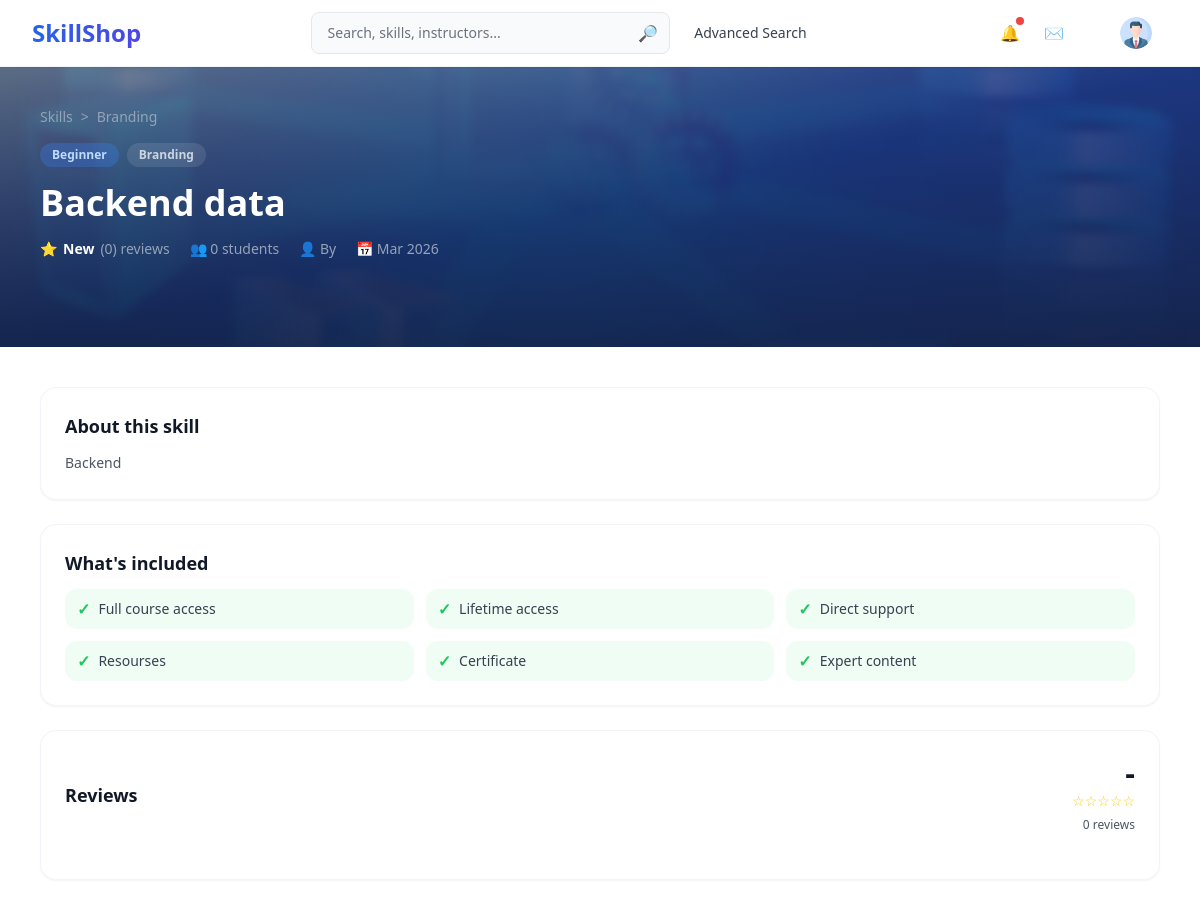
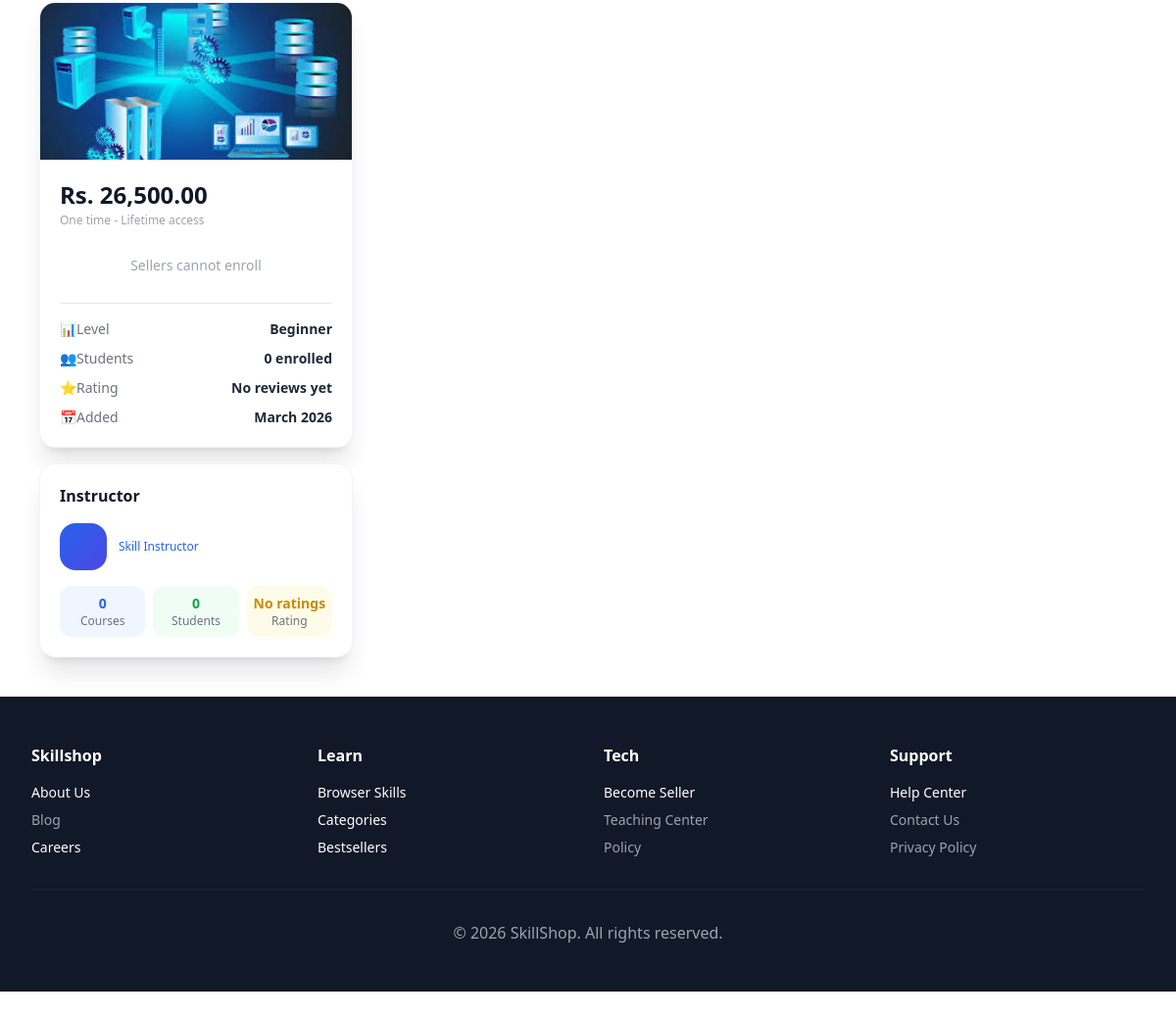
The page /product-view.php?id=31 (signed in) on the database its author committed (2 pictures, top to bottom).
### tables this page shows
CREATE TABLE IF NOT EXISTS `product` (
  `id` INT NOT NULL AUTO_INCREMENT,
  `seller_id` INT NOT NULL,
  `category_id` INT NOT NULL,
  `title` VARCHAR(150) NOT NULL,
  `description` TEXT NULL DEFAULT NULL,
  `price` DECIMAL(10,2) NOT NULL,
  `level` ENUM('Beginner', 'Intermediate', 'Advanced') NOT NULL DEFAULT 'Beginner',
  `image_url` VARCHAR(255) NULL DEFAULT NULL,
  `created_at` TIMESTAMP NULL DEFAULT CURRENT_TIMESTAMP,
  `updated_at` TIMESTAMP NULL DEFAULT CURRENT_TIMESTAMP ON UPDATE CURRENT_TIMESTAMP,
  `status` ENUM('active', 'inactive') NOT NULL DEFAULT 'active',
  PRIMARY KEY (`id`),
  INDEX `fk_product_user1_idx` (`seller_id` ASC) VISIBLE,
  INDEX `fk_product_category1_idx` (`category_id` ASC) VISIBLE,
  CONSTRAINT `fk_product_category1`
    FOREIGN KEY (`category_id`)
    REFERENCES `category` (`id`),
  CONSTRAINT `fk_product_user1`
    FOREIGN KEY (`seller_id`)
    REFERENCES `user` (`id`));

CREATE TABLE IF NOT EXISTS `category` (
  `id` INT NOT NULL AUTO_INCREMENT,
  `name` VARCHAR(100) NOT NULL,
  PRIMARY KEY (`id`),
  UNIQUE INDEX `name_UNIQUE` (`name` ASC) VISIBLE);

### db/connection.php (called while the page is built, shortened)
<?php
class Database
{
    public static $connection;
    public static function getConnection()
    {
        if (!isset(self::$connection)) {
            self::$connection = new mysqli("localhost", "root", "your_mysql_password", "skillshop_db", 3306);
        }
        return self::$connection;
    }
    public static function search($query, $types = null, $params = [])
    {
        $conn = self::getConnection();
        $statement = $conn->prepare($query);
        if ($types !== null && !empty($params)) {
            $statement->bind_param($types, ...$params);
        }
        $statement->execute();
        $result = $statement->get_result();
        return $result;
    }
}

### product-view.php (the view, shortened to what this page needs)
<?php
require_once "db/connection.php";
$productId = intval($_GET["id"] ?? 0);
$p = Database::search(
    "SELECT
        p.*,
        c.`name` AS `cat_name`,
        u.`fname`,
        u.`lname`,
        u.`id` AS `sid`,
        u.`created_at` AS `s_joined`
     FROM `product` p
     LEFT JOIN `category` c ON p.`category_id` = c.`id`
     LEFT JOIN `user` u ON p.`seller_id` = u.`id`
     WHERE p.`id` = ? AND p.`status` = 'active'",
    "i",
    [$productId]
);
$p = $p->fetch_assoc();
$rs = Database::search(
    "SELECT AVG(`rating`) AS `r`, COUNT(*) AS `c`
     FROM `feedback`
     WHERE `product_id` = ?",
    "i",
    [$productId]
)->fetch_assoc();
$sc = Database::search(
    "SELECT COUNT(DISTINCT `user_id`) AS `c`
     FROM `order`
     WHERE `product_id` = ?",
    "i",
    [$productId]
)->fetch_assoc();
$avgR = $rs["r"] ? round($rs["r"], 1) : 0;
$revC = intval($rs["c"]);
$stuc = intval($sc["c"]);
$ss = Database::search(
    "SELECT
        COUNT(DISTINCT p.`id`) AS `tc`,
        COUNT(DISTINCT o.`user_id`) AS `ts`,
        AVG(COALESCE(f.`rating`, 0)) AS `tr`
     FROM `product` p
     LEFT JOIN `order` o
        ON p.`id` = o.`product_id`
     LEFT JOIN `feedback` f
        ON p.`id` = f.`product_id`
     WHERE p.`seller_id` = ?
       AND p.`status` = 'active'",
    "i",
    [$p['sid']]
)->fetch_assoc();
$bought = false;
$sellerName = $p['fname'] . ' ' . $p['lname'];
require "header.php";
?>
<div class="min-h-screen" style="background:afafafc;">
    <div class="relative overflow-hidden bg-gradient-to-br from-slate-500 via-blue-900 to-blue-900"
        style="min-height: 280px;">
        <?php if ($p["image_url"]): ?>
            <img src="<?= $p["image_url"] ?>" class="absolute inset-0 w-full h-full object-cover opacity-10
        scale-105 blur-sm pointer-events-none">
        <?php endif; ?>
        <div class="absolute inset-0 bg-gradient-to-t from-slate-900/60 to-transparent pointer-event-none"></div>
        <div class="relative max-w-6xl mx-auto px-4 pt-10 pb-16">
            <nav class="flex items-center gap-2 text-sm text-slate-400 mb-4">
                <a href="search-products.php" class="hover:text-white transition-colors">Skills</a>
                <?php if ($p["cat_name"]): ?>
                    <span>></span>
                    <a href="search-products.php?cat=<?= $p["category_id"] ?>"
                        class="hover:text-white transition-colors"><?= $p["cat_name"] ?></a>
                <?php endif; ?>
            </nav>
            <div class="flex flex-wrap gap-2 mb-4">
                <span
                    class="inline-flex items-center text-xs font-bold px-3 py-1 rounded-full bg-blue-500/30 text-blue-200">
                    <?= $p["level"] ?>
                </span>
                <?php if ($p["cat_name"]): ?>
                    <span
                        class="inline-flex items-center text-xs font-semibold px-3 py-1 rounded-full bg-white/10 text-slate-300">
                        <?= $p["cat_name"] ?>
                    </span>
                <?php endif; ?>
            </div>
            <h1 class="text-3xl md:text-4xl font-extrabold text-white leading-tight mb-4 max-a-2xl"><?= $p["title"] ?>
            </h1>
            <div class="flex flex-wrap items-center gap-5 text-sm text-slate-400">
                <span class="flex items-center gap-1.5">
                    <span class="text-yellow-400">⭐</span>
                    <strong class="text-white"><?= $avgR ?: "New" ?></strong>
                    <span>(<?= $revC ?>) reviews</span>
                </span>
                <span>👥 <?= number_format($stuc) ?> students</span>
                <span>👤 By <strong class="text-white"><?= $sellerName ?: "New" ?></strong></span>
                <span>📅 <?= date("M Y", strtotime($p["created_at"])) ?></span>
            </div>
        </div>
    </div>
    <div class="max-w-6xl mx-auto px-4 py-10">
        <div class="flex flex-col lg:flex-row gap-8">
            <div class="flex-1 min-w-0 space-y-6">
                <div class="bg-white rounded-2xl border border-slate-100 p-6 shadow-sm">
                    <h2 class="text-lg font-bold text-gray-900 mb-3">About this skill</h2>
                    <p class="text-gray-600 leading-relaxed text-sm"><?= nl2br($p["description"]) ?></p>
                </div>
                <div class="bg-white rounded-2xl border border-slate-100 p-6 shadow-sm">
                    <h2 class="text-lg font-bold text-gray-900 mb-3">What's included</h2>
                    <div class="grid grid-cols-2 sm:grid-cols-3 gap-3">
                        <?php foreach (["Full course access", "Lifetime access", "Direct support", "Resourses", "Certificate", "Expert content"] as $f): ?>
                            <div class="flex items-center gap-2 text-sm text-gray-700 bg-green-50 rounded-xl px-3 py-2">
                                <span class="text-green-500 font-bold text-base">✓</span> <?= $f ?>
                            </div>
                        <?php endforeach; ?>
                    </div>
                </div>
                <div class="bg-white rounded-2xl border border-slate-100 p-6 shadow-sm">
                    <div class="flex items-center justify-between mb-5">
                        <h2 class="text-lg font-bold text-gray-900">Reviews</h2>
                        <div class="text-right">
                            <span class="text-3xl font-semibold text-gray-900"><?= $avgR ?: "-" ?></span>
                            <div class="text-yellow-400 text-sm" id="avg-stars"></div>
                            <span class="text-xs text-gray-600">
                                <?= $revC ?> review<?= $revC != 1 ? "s" : ""; ?>
                            </span>
                        </div>
                    </div>
                </div>
        <aside class="lg:w-80 flex-shrink-0">
            <div class="sticky top-24 space-y-4">
                <div class="bg-white rounded-2xl border border-slate-100 overflow-hidden shadow-xl">
                    <?php if ($p["image_url"]): ?>
                        <div class="h-40 overflow-hidden">
                            <img src="<?= $p["image_url"] ?>" class="w-full h-full object-cover">
                        </div>
                        <div class="p-5">
                            <p class="text-2xl font-extrabold text-gray-900 mb-0.5">Rs.
                                <?= number_format($p["price"], 2) ?></p>
                            <p class="text-xs text-gray-400 mb-4">One time - Lifetime access</p>
                            <?php if ($bought): ?>
                                <div
                                    class="flex items-center justify-center gap-2 py-3 mb-3 rounded-xl text-sm font-bold text-green-700 bg-green-50 border-2 border-green-300">
                                    ✓ Already Enrolled
                                </div>
                                <a href="buyer-dashboard.php?tab=learning"
                                    class="block w-full py-3.5 text-center bg-gradient-to-r from-blue-600 to-indigo-600 hover:from-blue-700 hover:to-indigo-700 text-white font-bold rounded-xl transition-all active:scale-95 mb-3">
                                    Go to My Learnings
                                </a>
                            <?php else: ?>
                                <div class="text-center py-3 text-sm text-gray-400 mb-4">Sellers cannot enroll</div>
                            <?php endif; ?>
                            <div class="space-y-2.5 text-sm border-t border-salte-100 pt-4">
                                <?php foreach (
                                    [
                                        ["📊", "Level", $p["level"]],
                                        ["👥", "Students", number_format($stuc) . " enrolled"],
                                        ["⭐", "Rating", $avgR > 0 ? "$avgR / 5 ($revC reviews)" . ($revC != 1 ? "s" : "") : "No reviews yet"],
                                        ["📅", "Added", date("F Y", strtotime($p["created_at"]))],
                                    ] as [$ico, $lbl, $val]
                                ): ?>
                                    <div class="flex justify-between items-center">
                                        <span class="text-gray-500"><?php echo $ico ?><?php echo $lbl ?></span>
                                        <span class="font-semibold text-gray-800 text-right"><?php echo $val ?></span>
                                    </div>
                                <?php endforeach; ?>
                            </div>
                        </div>
                </div>
                <div class="bg-white rounded-2xl border border-slate-100 p-5 shadow-xl">
                    <h3 class="font-bold text-gray-900 mb-4">Instructor</h3>
                    <div class="flex items-center gap-3 mb-4">
                        <div class="w-12 h-12 rounded-2xl flex-shrink-0 flex items-center justify-center text-white
            font-bold text-lg bg-gradient-to-br from-blue-600 to-indigo-600"><?= strtoupper($p["fname"][0]) ?? "S" ?>
                        </div>
                        <div>
                            <p class="text-xs text-blue-600 font-medium">Skill Instructor</p>
                        </div>
                    </div>
                    <div class="grid grid-cols-3 gap-2 text-center">
                        <div class="rounded-xl py-2 bg-blue-50">
                            <p class="font-extrabold text-sm text-blue-600"><?= number_format($ss["tc"]) ?></p>
                            <p class="text-xs text-gray-500">Courses</p>
                        </div>
                        <div class="rounded-xl py-2 bg-green-50">
                            <p class="font-extrabold text-sm text-green-600"><?= number_format($ss["ts"]) ?></p>
                            <p class="text-xs text-gray-500">Students</p>
                        </div>
                        <div class="rounded-xl py-2 bg-yellow-50">
                            <p class="font-extrabold text-sm text-yellow-600">
                                <?= $ss["tr"] > 0 ? round($ss["tr"], 1) : "No ratings"; ?>
                            </p>
                            <p class="text-xs text-gray-500">Rating</p>
                        </div>
                    </div>
                </div>
            </div>
        </aside>
        </div>
    </div>
</div>
<?php endif; ?>
<?php require "footer.php"; ?>

### rows shown on the page
product: image_url (picture), category.name "Branding", level "Beginner", title "Backend data", created_at "Mar 2026", description "Backend", price "26,500.00"

### other values the page prints
$avgR ?: "New" "New"
$revC "0"
$stuc "0"
$f "Full course access"
$f "Lifetime access"
$f "Direct support"
$f "Resourses"
$f "Certificate"
$f "Expert content"
$avgR ?: "-" "-"
$ico "📊"
$lbl "Level"
$val "Beginner"
$ico "👥"
$lbl "Students"
